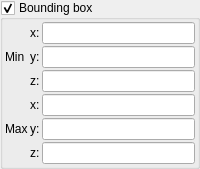
      <widget class="MyGroupBox" name="groupCheck_limits_enable">
       <property name="title">
        <string>Bounding box</string>
       </property>
       <property name="checkable">
        <bool>true</bool>
       </property>
       <layout class="QGridLayout" name="gridLayout_5">
        <property name="leftMargin">
         <number>2</number>
        </property>
        <property name="topMargin">
         <number>2</number>
        </property>
        <property name="rightMargin">
         <number>2</number>
        </property>
        <property name="bottomMargin">
         <number>2</number>
        </property>
        <property name="spacing">
         <number>2</number>
        </property>
        <item row="1" column="3">
         <widget class="MyLineEdit" name="vect3_limits_min_y">
          <property name="sizePolicy">
           <sizepolicy hsizetype="Expanding" vsizetype="Maximum">
            <horstretch>0</horstretch>
            <verstretch>0</verstretch>
           </sizepolicy>
          </property>
         </widget>
        </item>
        <item row="0" column="2">
         <widget class="QLabel" name="label_308">
          <property name="text">
           <string>x:</string>
          </property>
          <property name="wordWrap">
           <bool>true</bool>
          </property>
         </widget>
        </item>
        <item row="1" column="2">
         <widget class="QLabel" name="label_309">
          <property name="text">
           <string>y:</string>
          </property>
          <property name="wordWrap">
           <bool>true</bool>
          </property>
         </widget>
        </item>
        <item row="3" column="3">
         <widget class="MyLineEdit" name="vect3_limits_max_x">
          <property name="sizePolicy">
           <sizepolicy hsizetype="Expanding" vsizetype="Maximum">
            <horstretch>0</horstretch>
            <verstretch>0</verstretch>
           </sizepolicy>
          </property>
         </widget>
        </item>
        <item row="4" column="3">
         <widget class="MyLineEdit" name="vect3_limits_max_y">
          <property name="sizePolicy">
           <sizepolicy hsizetype="Expanding" vsizetype="Maximum">
            <horstretch>0</horstretch>
            <verstretch>0</verstretch>
           </sizepolicy>
          </property>
         </widget>
        </item>
        <item row="0" column="3">
         <widget class="MyLineEdit" name="vect3_limits_min_x">
          <property name="sizePolicy">
           <sizepolicy hsizetype="Expanding" vsizetype="Maximum">
            <horstretch>0</horstretch>
            <verstretch>0</verstretch>
           </sizepolicy>
          </property>
         </widget>
        </item>
        <item row="1" column="1">
         <widget class="QLabel" name="label_307">
          <property name="text">
           <string>Min</string>
          </property>
          <property name="wordWrap">
           <bool>true</bool>
          </property>
         </widget>
        </item>
        <item row="2" column="3">
         <widget class="MyLineEdit" name="vect3_limits_min_z">
          <property name="sizePolicy">
           <sizepolicy hsizetype="Expanding" vsizetype="Maximum">
            <horstretch>0</horstretch>
            <verstretch>0</verstretch>
           </sizepolicy>
          </property>
         </widget>
        </item>
        <item row="2" column="2">
         <widget class="QLabel" name="label_310">
          <property name="text">
           <string>z:</string>
          </property>
          <property name="wordWrap">
           <bool>true</bool>
          </property>
         </widget>
        </item>
        <item row="5" column="3">
         <widget class="MyLineEdit" name="vect3_limits_max_z">
          <property name="sizePolicy">
           <sizepolicy hsizetype="Expanding" vsizetype="Maximum">
            <horstretch>0</horstretch>
            <verstretch>0</verstretch>
           </sizepolicy>
          </property>
         </widget>
        </item>
        <item row="4" column="1">
         <widget class="QLabel" name="label_311">
          <property name="text">
           <string>Max</string>
          </property>
          <property name="wordWrap">
           <bool>true</bool>
          </property>
         </widget>
        </item>
        <item row="3" column="2">
         <widget class="QLabel" name="label_312">
          <property name="text">
           <string>x:</string>
          </property>
          <property name="wordWrap">
           <bool>true</bool>
          </property>
         </widget>
        </item>
        <item row="4" column="2">
         <widget class="QLabel" name="label_313">
          <property name="text">
           <string>y:</string>
          </property>
          <property name="wordWrap">
           <bool>true</bool>
          </property>
         </widget>
        </item>
        <item row="5" column="2">
         <widget class="QLabel" name="label_314">
          <property name="text">
           <string>z:</string>
          </property>
          <property name="wordWrap">
           <bool>true</bool>
          </property>
         </widget>
        </item>
       </layout>
      </widget>
